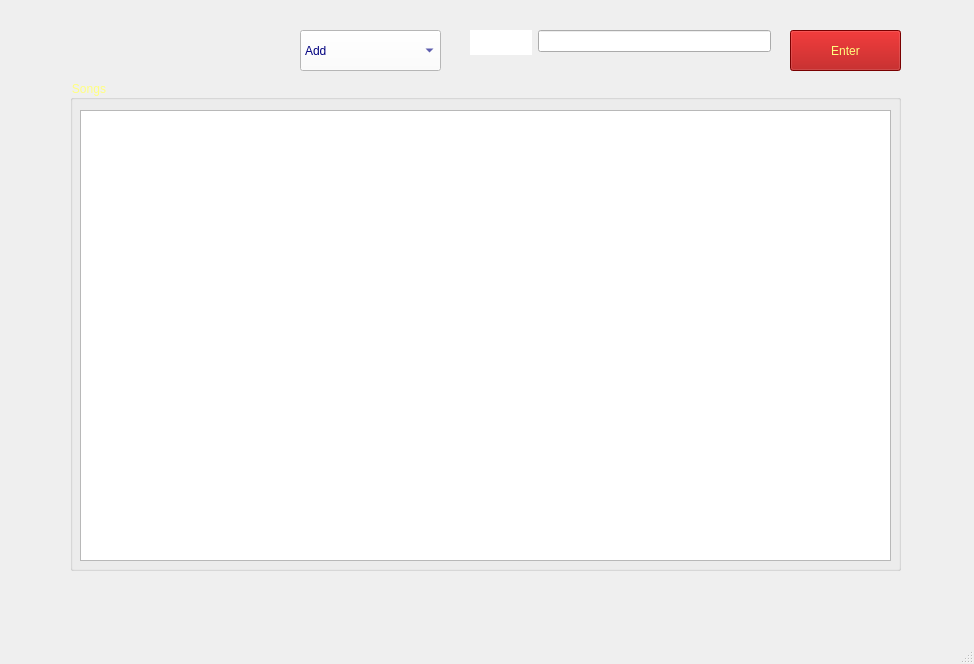
<?xml version="1.0" encoding="UTF-8"?>
<ui version="4.0">
 <class>MainWindow</class>
 <widget class="QMainWindow" name="MainWindow">
  <property name="geometry">
   <rect>
    <x>0</x>
    <y>0</y>
    <width>974</width>
    <height>664</height>
   </rect>
  </property>
  <property name="windowTitle">
   <string>Addsong</string>
  </property>
  <property name="styleSheet">
   <string notr="true">background-image: url(:/image/รูปfrom internet/ecb60dab3d73704e847e989b04f5521b.jpg);
background-image: url(:/image/รูปfrom internet/dark-blue-plain-wall-background_53876-92976.jpg);</string>
  </property>
  <widget class="QWidget" name="centralwidget">
   <widget class="QGroupBox" name="Source">
    <property name="geometry">
     <rect>
      <x>70</x>
      <y>80</y>
      <width>831</width>
      <height>491</height>
     </rect>
    </property>
    <property name="styleSheet">
     <string notr="true">color: rgb(255, 255, 127);
font: 14pt &quot;Wide Latin&quot;;
fo
font: 81 24pt &quot;Rockwell Extra Bold&quot;;</string>
    </property>
    <property name="title">
     <string>Songs</string>
    </property>
    <widget class="QPlainTextEdit" name="Output">
     <property name="geometry">
      <rect>
       <x>10</x>
       <y>30</y>
       <width>811</width>
       <height>451</height>
      </rect>
     </property>
    </widget>
   </widget>
   <widget class="QWidget" name="formLayoutWidget">
    <property name="geometry">
     <rect>
      <x>470</x>
      <y>30</y>
      <width>301</width>
      <height>51</height>
     </rect>
    </property>
    <layout class="QFormLayout" name="formLayout">
     <item row="0" column="0">
      <widget class="QLabel" name="label">
       <property name="font">
        <font>
         <pointsize>16</pointsize>
        </font>
       </property>
       <property name="styleSheet">
        <string notr="true">color: rgb(255, 255, 255);
background-color: rgb(255, 255, 255);</string>
       </property>
       <property name="text">
        <string>Name:</string>
       </property>
      </widget>
     </item>
     <item row="0" column="1">
      <widget class="QLineEdit" name="Inputsong">
       <property name="styleSheet">
        <string notr="true">color: rgb(255, 255, 255);
font: 16pt &quot;Rockwell Condensed&quot;;</string>
       </property>
      </widget>
     </item>
    </layout>
   </widget>
   <widget class="QComboBox" name="Function">
    <property name="geometry">
     <rect>
      <x>300</x>
      <y>30</y>
      <width>141</width>
      <height>41</height>
     </rect>
    </property>
    <property name="styleSheet">
     <string notr="true">background-color: rgb(255, 255, 127);
font: 16pt &quot;Rockwell&quot;;
background-color: rgb(85, 85, 127);
background-color: rgb(255, 255, 255);
color: rgb(0, 0, 127);</string>
    </property>
    <item>
     <property name="text">
      <string>Add</string>
     </property>
    </item>
    <item>
     <property name="text">
      <string>Remove</string>
     </property>
    </item>
   </widget>
   <widget class="QPushButton" name="click">
    <property name="geometry">
     <rect>
      <x>790</x>
      <y>30</y>
      <width>111</width>
      <height>41</height>
     </rect>
    </property>
    <property name="styleSheet">
     <string notr="true">background-color: rgb(170, 0, 0);
color: rgb(255, 255, 127);
font: 16pt &quot;Rockwell&quot;;</string>
    </property>
    <property name="text">
     <string>Enter</string>
    </property>
   </widget>
  </widget>
  <widget class="QMenuBar" name="menubar">
   <property name="geometry">
    <rect>
     <x>0</x>
     <y>0</y>
     <width>974</width>
     <height>26</height>
    </rect>
   </property>
  </widget>
  <widget class="QStatusBar" name="statusbar"/>
 </widget>
 <resources>
  <include location="Myimage.qrc"/>
 </resources>
 <connections/>
</ui>
